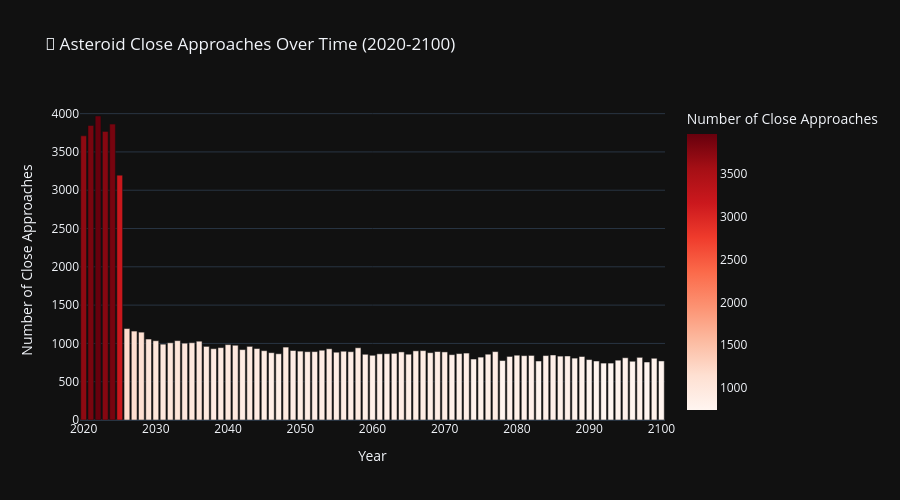

Write notebook code for a chart like this one.
### Markdown cell above
## 📈 Step 6: Basic Visualization

Let's make some quick charts to see what we're dealing with.

### Code cell
ca_df['approach_date'] = pd.to_datetime(ca_df['cd'])
ca_df['year'] = ca_df['approach_date'].dt.year

approaches_per_year = ca_df.groupby('year').size().reset_index(name='count')

fig = px.bar(
    approaches_per_year,
    x='year',
    y='count',
    title='📅 Asteroid Close Approaches Over Time (2020-2100)',
    labels={'year': 'Year', 'count': 'Number of Close Approaches'},
    color='count',
    color_continuous_scale='Reds'
)

fig.update_layout(
    template='plotly_dark',
    height=500,
    showlegend=False
)

fig.show()

print(f"\n📊 Peak year: {approaches_per_year.loc[approaches_per_year['count'].idxmax(), 'year']:.0f}")
print(f"📈 Max approaches in a year: {approaches_per_year['count'].max():,}")

### Figure 1 — Plotly figure (JSON) as saved in the notebook; plotly's stock layout.template omitted (floating-point values rounded to 4 significant figures)
{"data": [{"hovertemplate": "Year=%{x}<br>Number of Close Approaches=%{marker.color}<extra></extra>", "legendgroup": "", "marker": {"color": [3710, 3845, 3969, 3768, 3863, 3197, 1194, 1161, 1147, 1057, 1035, 990, 1008, 1036, 1003, 1009, 1029, 961, 931, 945, 984, 976, 919, 961, 933, 905, 879, 865, 952, 907, 899, 892, 893, 911, 930, 885, 898, 892, 943, 858, 845, 864, 866, 870, 889, 859, 903, 906, 879, 894, 889, 853, 867, 874, 796, 821, 859, 893, 776, 830, 846, 840, 843, 770, 841, 849, 834, 836, 808, 829, 789, 770, 743, 743, 781, 813, 767, 818, 757, 806, 771], "coloraxis": "coloraxis", "pattern": {"shape": ""}}, "name": "", "orientation": "v", "showlegend": false, "textposition": "auto", "type": "bar", "x": [2020, 2021, 2022, 2023, 2024, 2025, 2026, 2027, 2028, 2029, 2030, 2031, 2032, 2033, 2034, 2035, 2036, 2037, 2038, 2039, 2040, 2041, 2042, 2043, 2044, 2045, 2046, 2047, 2048, 2049, 2050, 2051, 2052, 2053, 2054, 2055, 2056, 2057, 2058, 2059, 2060, 2061, 2062, 2063, 2064, 2065, 2066, 2067, 2068, 2069, 2070, 2071, 2072, 2073, 2074, 2075, 2076, 2077, 2078, 2079, 2080, 2081, 2082, 2083, 2084, 2085, 2086, 2087, 2088, 2089, 2090, 2091, 2092, 2093, 2094, 2095, 2096, 2097, 2098, 2099, 2100], "xaxis": "x", "y": [3710, 3845, 3969, 3768, 3863, 3197, 1194, 1161, 1147, 1057, 1035, 990, 1008, 1036, 1003, 1009, 1029, 961, 931, 945, 984, 976, 919, 961, 933, 905, 879, 865, 952, 907, 899, 892, 893, 911, 930, 885, 898, 892, 943, 858, 845, 864, 866, 870, 889, 859, 903, 906, 879, 894, 889, 853, 867, 874, 796, 821, 859, 893, 776, 830, 846, 840, 843, 770, 841, 849, 834, 836, 808, 829, 789, 770, 743, 743, 781, 813, 767, 818, 757, 806, 771], "yaxis": "y"}], "layout": {"barmode": "relative", "coloraxis": {"colorbar": {"title": {"text": "Number of Close Approaches"}}, "colorscale": [[0, "rgb(255,245,240)"], [0.125, "rgb(254,224,210)"], [0.25, "rgb(252,187,161)"], [0.375, "rgb(252,146,114)"], [0.5, "rgb(251,106,74)"], [0.625, "rgb(239,59,44)"], [0.75, "rgb(203,24,29)"], [0.875, "rgb(165,15,21)"], [1, "rgb(103,0,13)"]]}, "height": 500, "legend": {"tracegroupgap": 0}, "showlegend": false, "title": {"text": "📅 Asteroid Close Approaches Over Time (2020-2100)"}, "xaxis": {"anchor": "y", "domain": [0, 1], "title": {"text": "Year"}}, "yaxis": {"anchor": "x", "domain": [0, 1], "title": {"text": "Number of Close Approaches"}}}}
